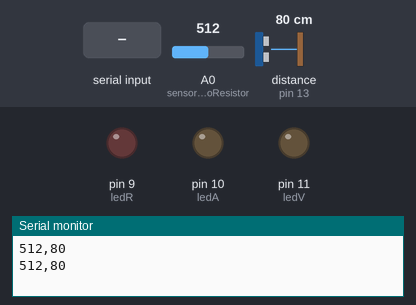
Bench run of a sketch on a simulated Arduino Uno, built with avr-gcc and run on an emulated ATmega328P. Parts: output pins drawn as LEDs (lit = HIGH), the last lines printed to the serial monitor. Inputs (shaded band) come from the test bench; at power-on: A0 (sensorFotoResistor) = 512, distance to the obstacle (sensor on pin 13) 80 cm. The echo pulse lasts 58.3 µs per cm.

Above: at 1.2 s.
1.3 s: "R" received over Serial
At 2.4 s:
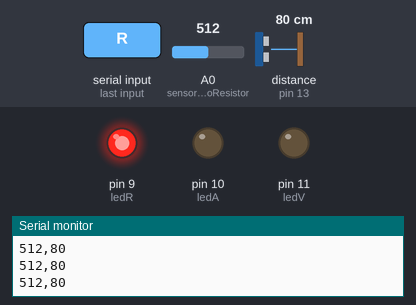
3.5 s: "A" received over Serial
At 4.3 s:
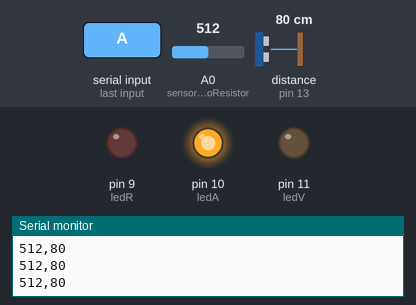
5.5 s: "V" received over Serial
At 6.3 s:
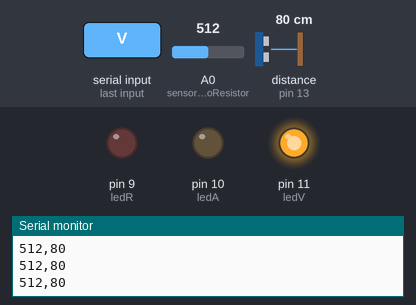
7.5 s: "1" received over Serial
At 9.4 s:
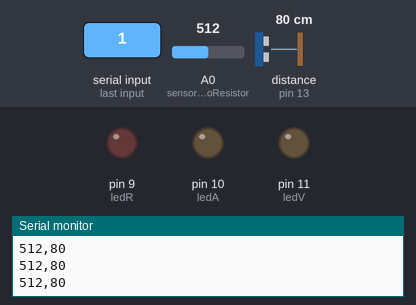
Timing chart, 0 to 10.5 s (numbered marks = the images above; inputs shaded):
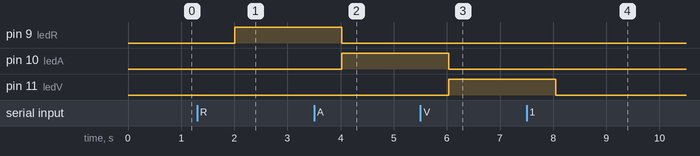

The sketch:

archivo.ino
```cpp
#include <Ultrasonic.h>

Ultrasonic ultrasonic(12, 13); // (Trig pin, Echo pin)
int ledR = 9; // LED Rojo
int ledA = 10; // LED Amarillo
int ledV = 11; // LED Verde
int sensorFotoResistor = A0; // Selecciona el pin al que está conectado el LDR
int ValueFotoResistor = 0; // Variable para almacenar el valor del sensor

void setup() {
  Serial.begin(9600);
  pinMode(ledR, OUTPUT);
  pinMode(ledA, OUTPUT);
  pinMode(ledV, OUTPUT);
}

void loop() {
  if (Serial.available() > 0) {
    char command = Serial.read();
    controlLEDs(command);
  }

   ValueFotoResistor = analogRead(sensorFotoResistor); // Lee el valor del sensor
  long distance = ultrasonic.distanceRead(CM);
  Serial.print(ValueFotoResistor);
  Serial.print(",");
  Serial.println(distance);
  delay(1000);
}

void controlLEDs(char command) {
  // Apagar todos los LEDs primero
  digitalWrite(ledR, LOW);
  digitalWrite(ledA, LOW);
  digitalWrite(ledV, LOW);

  // Encender el LED basado en el comando recibido
  switch (command) {
    case 'R':
      digitalWrite(ledR, HIGH);
      break;
    case 'A':
      digitalWrite(ledA, HIGH);
      break;
    case 'V':
      digitalWrite(ledV, HIGH);
      break;
    default:
      // Si se recibe otro carácter, no hacer nada o apagar todos los LEDs
      break;
  }
}
```

Measured:
- after the input at 1.3 s, pin 9 (ledR): LOW → HIGH after 0.71 s
- after the input at 3.5 s, pin 9 (ledR): HIGH → LOW after 0.52 s; pin 10 (ledA): LOW → HIGH after 0.52 s
- after the input at 5.5 s, pin 10 (ledA): HIGH → LOW after 0.53 s; pin 11 (ledV): LOW → HIGH after 0.53 s
- after the input at 7.5 s, pin 11 (ledV): HIGH → LOW after 0.55 s
